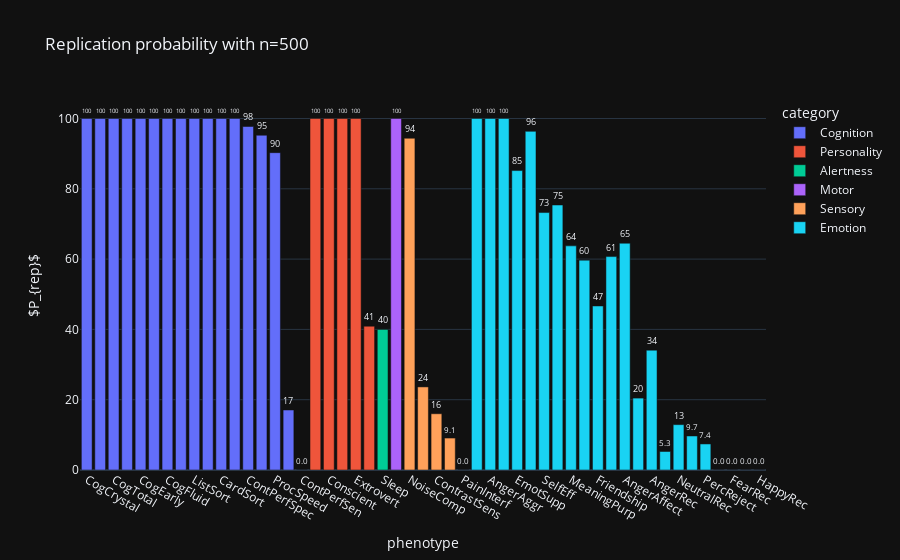

The notebook cell saved with this chart:
### Code cell
import plotly.express as px

fig = px.bar(df_plot, y=0, x='phenotype', text_auto='.2s',
            title="Replication probability with n=500",
            labels={'0':'$P_{rep}$'},
            hover_data=['category', 'phenotype_long', 'r_discovery', 'p_bias'], color='category')
fig.update_traces(textfont_size=12, textangle=0, textposition="outside", cliponaxis=False)
fig.show()

### Figure 1 — Plotly figure (JSON) as saved in the notebook; plotly's stock layout.template omitted (floating-point values rounded to 4 significant figures)
{"data": [{"alignmentgroup": "True", "customdata": [["Cognition", "NIH Toolbox Cognition Crystallized Composite: Age Adjusted Scale Score", 0.4784, 0.6196], ["Cognition", "NIH Toolbox Picture Vocabulary Test: Age-Adjusted Scale Score", 0.4493, 0.4667], ["Cognition", "NIH Toolbox Cognition Total Composite Score: Age Adjusted Scale Score", 0.4406, 0.5847], ["Cognition", "NIH Toolbox Oral Reading Recognition Test: Age-Adjusted Scale Score", 0.4211, 0.5628], ["Cognition", "NIH Toolbox Cognition Early Childhood Composite: Age Adjusted Scale Score", 0.3183, 0.4019], ["Cognition", "Variable Short Penn Line Orientation: Total Number Correct (VSPLOT_TC)", 0.3049, 0.4054], ["Cognition", "NIH Toolbox Cognition Fluid Composite: Age Adjusted Scale Score", 0.2866, 0.4797], ["Cognition", "Penn Progressive Matrices: Number of Correct Responses (PMAT24_A_CR)", 0.2737, 0.4536], ["Cognition", "NIH Toolbox List Sorting Working Memory Test: Age-Adjusted Scale Score", 0.2617, 0.4886], ["Cognition", "Delay Discounting: Area Under the Curve for Discounting of $200 (DDisc_AUC_200)", 0.1811, 0.2314], ["Cognition", "NIH Toolbox Dimensional Change Card Sort Test: Age-Adjusted Scale Score", 0.1689, 0.513], ["Cognition", "NIH Toolbox Picture Sequence Memory Test: Age-Adjusted Scale Score", 0.1664, 0.2661], ["Cognition", "Short Penn Continuous Performance Test: Specificity = SCPT_TN/(SCPT_TN + SCPT_FP) (SCPT_SPEC)", 0.1355, 0.3559], ["Cognition", "NIH Toolbox Flanker Inhibitory Control and Attention Test: Age-Adjusted Scale Score", 0.1243, 0.3669], ["Cognition", "NIH Toolbox Pattern Comparison Processing Speed Test: Age-Adjusted Scale Score", 0.1112, 0.4476], ["Cognition", "Penn Word Memory Test: Total Number of Correct Responses (IWRD_TOT)", 0.06272, 0.3333], ["Cognition", "Short Penn Continuous Performance Test: Sensitivity = SCPT_TP/(SCPT_TP + SCPT_FN) (SCPT_SEN)", 0.002666, 0.366]], "hovertemplate": "category=%{customdata[0]}<br>phenotype=%{x}<br>$P_{rep}$=%{y}<br>phenotype_long=%{customdata[1]}<br>r_discovery=%{customdata[2]}<br>p_bias=%{customdata[3]}<extra></extra>", "legendgroup": "Cognition", "marker": {"color": "#636efa", "pattern": {"shape": ""}}, "name": "Cognition", "offsetgroup": "Cognition", "orientation": "v", "showlegend": true, "textposition": "outside", "texttemplate": "%{y:.2s}", "x": ["CogCrystal", "PicVocab", "CogTotal", "ReadEng", "CogEarly", "Visuospat", "CogFluid", "FluidIQ", "ListSort", "DelayDisc", "CardSort", "PicSeqMem", "ContPerfSpec", "Flanker", "ProcSpeed", "WordMem", "ContPerfSen"], "xaxis": "x", "y": [100.0, 100.0, 100.0, 100.0, 100.0, 100.0, 100.0, 100.0, 100.0, 100.0, 100.0, 100.0, 97.73, 95.24, 90.28, 17.07, 0.0], "yaxis": "y", "type": "bar", "textfont": {"size": 12}, "cliponaxis": false, "textangle": 0}, {"alignmentgroup": "True", "customdata": [["Personality", "NEO-FFI Openness to Experience (NEOFAC_O)", 0.2525, 0.2829], ["Personality", "NEO-FFI Conscientiousness (NEOFAC_C)", 0.1836, 0.4335], ["Personality", "NEO-FFI Agreeableness (NEOFAC_A)", 0.1704, 0.2843], ["Personality", "NEO-FFI Extraversion (NEOFAC_E)", 0.1576, 0.4025], ["Personality", "NEO-FFI Neuroticism (NEOFAC_N)", 0.06718, 0.5043]], "hovertemplate": "category=%{customdata[0]}<br>phenotype=%{x}<br>$P_{rep}$=%{y}<br>phenotype_long=%{customdata[1]}<br>r_discovery=%{customdata[2]}<br>p_bias=%{customdata[3]}<extra></extra>", "legendgroup": "Personality", "marker": {"color": "#EF553B", "pattern": {"shape": ""}}, "name": "Personality", "offsetgroup": "Personality", "orientation": "v", "showlegend": true, "textposition": "outside", "texttemplate": "%{y:.2s}", "x": ["Open", "Conscient", "Agreeable", "Extrovert", "Neurotic"], "xaxis": "x", "y": [100.0, 100.0, 100.0, 100.0, 40.91], "yaxis": "y", "type": "bar", "textfont": {"size": 12}, "cliponaxis": false, "textangle": 0}, {"alignmentgroup": "True", "customdata": [["Alertness", "Sleep (Pittsburgh Sleep Questionnaire) Total Score", null, 0.4659]], "hovertemplate": "category=%{customdata[0]}<br>phenotype=%{x}<br>$P_{rep}$=%{y}<br>phenotype_long=%{customdata[1]}<br>r_discovery=%{customdata[2]}<br>p_bias=%{customdata[3]}<extra></extra>", "legendgroup": "Alertness", "marker": {"color": "#00cc96", "pattern": {"shape": ""}}, "name": "Alertness", "offsetgroup": "Alertness", "orientation": "v", "showlegend": true, "textposition": "outside", "texttemplate": "%{y:.2s}", "x": ["Sleep"], "xaxis": "x", "y": [40.0], "yaxis": "y", "type": "bar", "textfont": {"size": 12}, "cliponaxis": false, "textangle": 0}, {"alignmentgroup": "True", "customdata": [["Motor", "NIH Toolbox 9-hole Pegboard Dexterity Test : Age-Adjusted Scale Score", 0.1488, 0.3991]], "hovertemplate": "category=%{customdata[0]}<br>phenotype=%{x}<br>$P_{rep}$=%{y}<br>phenotype_long=%{customdata[1]}<br>r_discovery=%{customdata[2]}<br>p_bias=%{customdata[3]}<extra></extra>", "legendgroup": "Motor", "marker": {"color": "#ab63fa", "pattern": {"shape": ""}}, "name": "Motor", "offsetgroup": "Motor", "orientation": "v", "showlegend": true, "textposition": "outside", "texttemplate": "%{y:.2s}", "x": ["Dexterity"], "xaxis": "x", "y": [100.0], "yaxis": "y", "type": "bar", "textfont": {"size": 12}, "cliponaxis": false, "textangle": 0}, {"alignmentgroup": "True", "customdata": [["Sensory", "NIH Toolbox Words-In-Noise Age 6+: Computed Score", 0.1341, 0.3427], ["Sensory", "NIH Toolbox Regional Taste Intensity Age 12+ Age-Adjusted Scale Score", 0.08149, 0.4326], ["Sensory", "Mars Final Contrast Sensitivity Score", 0.06133, 0.4461], ["Sensory", "NIH Toolbox Odor Identification Age 3+ Age-Adjusted Scale Score", 0.023, 0.4219], ["Sensory", "NIH Toolbox Pain Interference Survey Age 18+: T-score", 0.02107, 0.4045]], "hovertemplate": "category=%{customdata[0]}<br>phenotype=%{x}<br>$P_{rep}$=%{y}<br>phenotype_long=%{customdata[1]}<br>r_discovery=%{customdata[2]}<br>p_bias=%{customdata[3]}<extra></extra>", "legendgroup": "Sensory", "marker": {"color": "#FFA15A", "pattern": {"shape": ""}}, "name": "Sensory", "offsetgroup": "Sensory", "orientation": "v", "showlegend": true, "textposition": "outside", "texttemplate": "%{y:.2s}", "x": ["NoiseComp", "Taste", "ContrastSens", "Odor", "PainInterf"], "xaxis": "x", "y": [94.38, 23.64, 16.0, 9.091, 0.0], "yaxis": "y", "type": "bar", "textfont": {"size": 12}, "cliponaxis": false, "textangle": 0}, {"alignmentgroup": "True", "customdata": [["Emotion", "NIH Toolbox General Life Satisfaction Survey: Unadjusted Scale Score", 0.1838, 0.2795], ["Emotion", "NIH Toolbox Anger-Physical Aggression Survey: Unadjusted Scale Score", 0.1749, 0.194], ["Emotion", "NIH Toolbox Fear-Affect Survey: Unadjusted Scale Score", 0.142, 0.4245], ["Emotion", "NIH Toolbox Emotional Support Survey: Unadjusted Scale Score", 0.1244, 0.2218], ["Emotion", "NIH Toolbox Sadness Survey: Unadjusted Scale Score", 0.1219, 0.4017], ["Emotion", "NIH Toolbox Self-Efficacy Survey: Unadjusted Scale Score", 0.1078, 0.4142], ["Emotion", "NIH Toolbox Loneliness Survey: Unadjusted Scale Score", 0.09817, 0.4213], ["Emotion", "NIH Toolbox Meaning and Purpose Survey: Unadjusted Scale Score", 0.09254, 0.3912], ["Emotion", "NIH Toolbox Perceived Stress Survey: Unadjusted Scale Score", 0.08989, 0.4241], ["Emotion", "NIH Toolbox Friendship Survey: Unadjusted Scale Score", 0.08848, 0.3451], ["Emotion", "NIH Toolbox Positive Affect Survey: Unadjusted Scale Score", 0.08431, 0.3564], ["Emotion", "NIH Toolbox Anger-Affect Survey: Unadjusted Scale Score", 0.08391, 0.486], ["Emotion", "NIH Toolbox Anger-Hostility Survey: Unadjusted Scale Score", 0.06535, 0.4093], ["Emotion", "Penn Emotion Recognition Test: Number of Correct Anger Identifications (ER40ANG)", 0.06508, 0.3905], ["Emotion", "NIH Toolbox Fear-Somatic Arousal Survey: Unadjusted Scale Score", 0.05301, 0.4469], ["Emotion", "Penn Emotion Recognition Test: Number of Correct Neutral Identifications (ER40NOE)", 0.04683, 0.4181], ["Emotion", "NIH Toolbox Perceived Hostility Survey: Unadjusted Scale Score", 0.04578, 0.3993], ["Emotion", "NIH Toolbox Perceived Rejection Survey: Unadjusted Scale Score", 0.03707, 0.4628], ["Emotion", "NIH Toolbox Instrumental Support Survey: Unadjusted Scale Score", 0.03628, 0.3583], ["Emotion", "Penn Emotion Recognition Test: Number of Correct Fear Identifications (ER40FEAR)", 0.03624, 0.3426], ["Emotion", "Penn Emotion Recognition Test: Number of Correct Sad Identifications (ER40SAD)", 0.029, 0.4522], ["Emotion", "Penn Emotion Recognition Test: Number of Correct Happy Identifications (ER40HAP)", -0.04047, 0.4361]], "hovertemplate": "category=%{customdata[0]}<br>phenotype=%{x}<br>$P_{rep}$=%{y}<br>phenotype_long=%{customdata[1]}<br>r_discovery=%{customdata[2]}<br>p_bias=%{customdata[3]}<extra></extra>", "legendgroup": "Emotion", "marker": {"color": "#19d3f3", "pattern": {"shape": ""}}, "name": "Emotion", "offsetgroup": "Emotion", "orientation": "v", "showlegend": true, "textposition": "outside", "texttemplate": "%{y:.2s}", "x": ["LifeSatisf", "AngerAggr", "FearAffect", "EmotSupp", "Sadness", "SelfEff", "Loneliness", "MeaningPurp", "PercStress", "Friendship", "PosAffect", "AngerAffect", "AngerHost", "AngerRec", "FearSomat", "NeutralRec", "PercHost", "PercReject", "InstruSupp", "FearRec", "SadRec", "HappyRec"], "xaxis": "x", "y": [100.0, 100.0, 100.0, 85.19, 96.34, 73.24, 75.38, 63.77, 59.7, 46.67, 60.71, 64.52, 20.45, 34.09, 5.263, 12.9, 9.677, 7.407, 0.0, 0.0, 0.0, 0.0], "yaxis": "y", "type": "bar", "textfont": {"size": 12}, "cliponaxis": false, "textangle": 0}], "layout": {"xaxis": {"anchor": "y", "domain": [0.0, 1.0], "title": {"text": "phenotype"}}, "yaxis": {"anchor": "x", "domain": [0.0, 1.0], "title": {"text": "$P_{rep}$"}}, "legend": {"title": {"text": "category"}, "tracegroupgap": 0}, "title": {"text": "Replication probability with n=500"}, "barmode": "relative"}}
